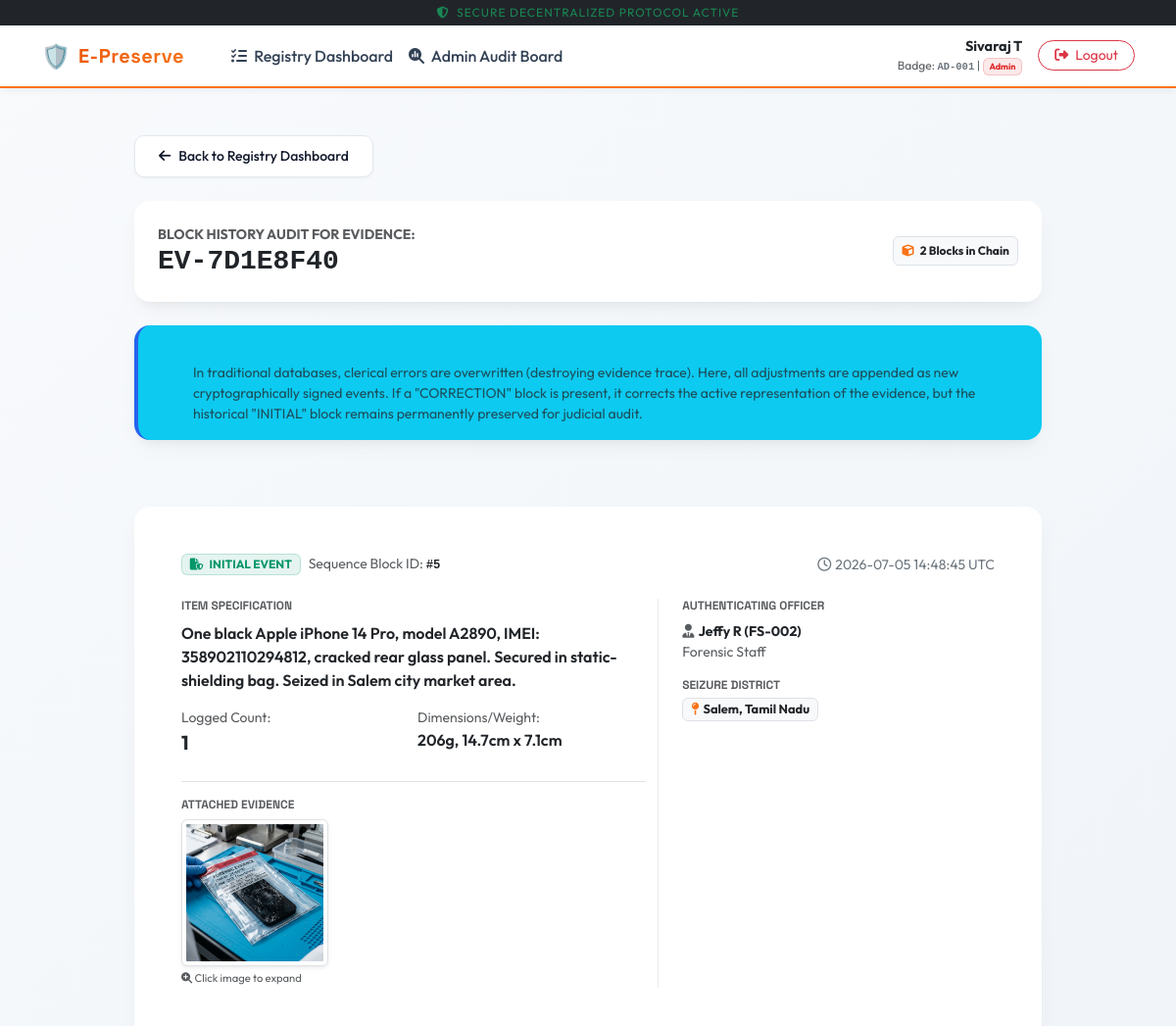
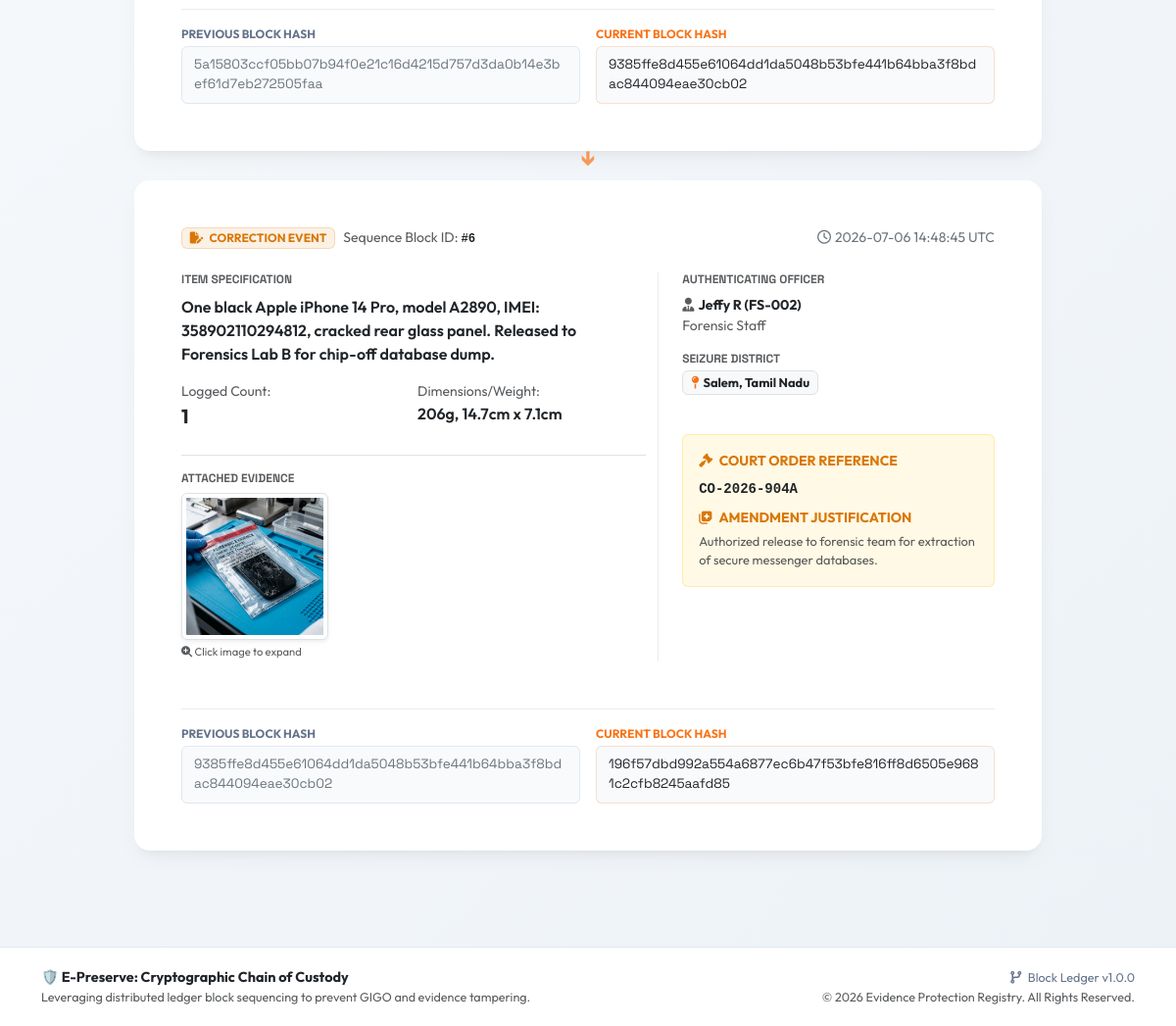
The app's page /evidence/history/EV-7D1E8F40 (signed in) with its own data (2 pictures, top to bottom).
### app.py (models this page shows, shortened)
class User(UserMixin, db.Model):
    id = db.Column(db.Integer, primary_key=True)
    username = db.Column(db.String(50), unique=True, nullable=False)
    password_hash = db.Column(db.String(255), nullable=False)
    role = db.Column(db.String(30), nullable=False)
    fullname = db.Column(db.String(100), nullable=False)
    badge_number = db.Column(db.String(30), nullable=False)

class EvidenceBlock(db.Model):
    id = db.Column(db.Integer, primary_key=True)
    evidence_id = db.Column(db.String(50), nullable=False)
    block_type = db.Column(db.String(30), nullable=False)   # INITIAL, CORRECTION
    item_description = db.Column(db.Text, nullable=False)
    count = db.Column(db.Integer, nullable=False)
    size = db.Column(db.String(50), nullable=False)
    district = db.Column(db.String(100), nullable=True)     # Tamil Nadu district
    timestamp = db.Column(db.DateTime, default=datetime.datetime.utcnow, nullable=False)
    officer_details = db.Column(db.String(150), nullable=False)
    court_order_number = db.Column(db.String(100), nullable=True)
    correction_notes = db.Column(db.Text, nullable=True)
    evidence_file = db.Column(db.String(255), nullable=True)
    evidence_file_type = db.Column(db.String(50), nullable=True)
    previous_hash = db.Column(db.String(64), nullable=False)
    hash = db.Column(db.String(64), nullable=False)

### app.py (the view)
@app.route('/evidence/history/<evidence_id>')
@login_required
def evidence_history(evidence_id):
    history = EvidenceBlock.query.filter_by(evidence_id=evidence_id).order_by(EvidenceBlock.id.asc()).all()
    if not history:
        flash('Evidence record not found.', 'danger')
        return redirect(url_for('dashboard'))
    return render_template('evidence_history.html', history=history, evidence_id=evidence_id)

### templates/evidence_history.html (shortened to what this page needs)
{% extends "base.html" %}
{% block content %}
<div class="row">
    <div class="col-md-10 mx-auto">
        <a href="{{ url_for('dashboard') }}" class="btn btn-sm btn-secondary-custom mb-4">
            <i class="fa-solid fa-arrow-left me-2"></i>Back to Registry Dashboard
        </a>
        <div class="card glass-panel border-0 p-4 mb-4 bg-white">
            <div class="row align-items-center">
                <div class="col-md-8">
                    <span class="text-muted d-block small uppercase fw-bold">BLOCK HISTORY AUDIT FOR EVIDENCE:</span>
                    <h2 class="h3 fw-bold text-dark mb-0 font-monospace">{{ evidence_id }}</h2>
                </div>
                <div class="col-md-4 text-md-end mt-3 mt-md-0">
                    <span class="badge bg-light border text-dark p-2">
                        <i class="fa-solid fa-cube me-1 text-primary" style="color: var(--primary-color) !important;"></i> {{ history|length }} Blocks in Chain
                    </span>
                </div>
            </div>
        </div>
        <div class="alert alert-info border-0 bg-info bg-opacity-5 text-dark glass-panel p-3 mb-5" style="border-left: 4px solid var(--info-color) !important; background: #ffffff;">
            <div class="d-flex">
                <i class="fa-solid fa-circle-info text-info fs-4 me-3 mt-1"></i>
                <div>
                    <h5 class="alert-heading text-info fw-bold mb-1" style="font-size: 0.95rem;">Append-Only Trail Architecture</h5>
                    <p class="mb-0 small text-muted">
                        In traditional databases, clerical errors are overwritten (destroying evidence trace). Here, all adjustments are appended as new cryptographically signed events. If a "CORRECTION" block is present, it corrects the active representation of the evidence, but the historical "INITIAL" block remains permanently preserved for judicial audit.
                    </p>
                </div>
            </div>
        </div>
        <div class="blockchain-timeline">
            {% for block in history %}
                <div class="blockchain-block">
                    <div class="card glass-panel border-0 block-card {% if block.block_type == 'INITIAL' %}initial{% elif block.block_type == 'CORRECTION' %}correction{% else %}system{% endif %} p-4 p-md-5 bg-white">
                        <div class="d-flex flex-wrap align-items-center justify-content-between g-2 mb-4">
                            <div class="d-flex align-items-center">
                                <span class="badge {% if block.block_type == 'INITIAL' %}badge-initial{% elif block.block_type == 'CORRECTION' %}badge-correction{% else %}badge-custody{% endif %} me-2">
                                    <i class="fa-solid {% if block.block_type == 'INITIAL' %}fa-file-shield{% elif block.block_type == 'CORRECTION' %}fa-file-pen{% else %}fa-box-archive{% endif %} me-1"></i>
                                    {{ block.block_type }} EVENT
                                </span>
                                <span class="text-muted small">Sequence Block ID: <code class="text-dark fw-bold">#{{ block.id }}</code></span>
                            </div>
                            <span class="text-secondary small">
                                <i class="fa-regular fa-clock me-1"></i>{{ block.timestamp.strftime('%Y-%m-%d %H:%M:%S UTC') }}
                            </span>
                        </div>
                        <div class="row g-4 mb-4">
                            <div class="col-md-7">
                                <h4 class="h6 text-muted mb-2 uppercase fw-bold" style="font-size: 0.75rem;">ITEM SPECIFICATION</h4>
                                <div class="text-dark fw-semibold mb-3" style="white-space: pre-line;">{{ block.item_description }}</div>
                                <div class="row g-2">
                                    <div class="col-6">
                                        <span class="text-muted d-block small">Logged Count:</span>
                                        <span class="text-dark fw-bold fs-5">{{ block.count }}</span>
                                    </div>
                                    <div class="col-6">
                                        <span class="text-muted d-block small">Dimensions/Weight:</span>
                                        <span class="text-dark fw-semibold">{{ block.size }}</span>
                                    </div>
                                </div>
                                {% if block.evidence_file %}
                                    <div class="mt-4 pt-3 border-top">
                                        <h4 class="h6 text-muted mb-2 uppercase fw-bold" style="font-size: 0.75rem;">ATTACHED EVIDENCE</h4>
                                        {% if block.evidence_file_type == 'image' %}
                                            <div class="d-inline-block">
                                                <img src="{{ url_for('static', filename='uploads/' + block.evidence_file) }}" class="img-thumbnail rounded shadow-sm" style="max-height: 150px; cursor: pointer; transition: transform 0.2s;" onclick="openImageModal(this.src)" alt="Evidence Attachment">
                                                <span class="d-block text-muted small mt-1" style="font-size: 0.7rem;"><i class="fa-solid fa-magnifying-glass-plus"></i> Click image to expand</span>
                                            </div>
                                        {% elif block.evidence_file_type == 'document' %}
                                            <a href="{{ url_for('static', filename='uploads/' + block.evidence_file) }}" class="btn btn-sm btn-outline-danger rounded px-3" target="_blank">
                                                <i class="fa-solid fa-file-pdf me-1"></i> Download Case Document
                                            </a>
                                        {% else %}
                                            <a href="{{ url_for('static', filename='uploads/' + block.evidence_file) }}" class="btn btn-sm btn-outline-secondary rounded px-3" target="_blank">
                                                <i class="fa-solid fa-paperclip me-1"></i> Download File Attachment
                                            </a>
                                        {% endif %}
                                    </div>
                                {% endif %}
                            </div>
                            <div class="col-md-5 border-start border-light-subtle ps-md-4">
                                <h4 class="h6 text-muted mb-2 uppercase fw-bold" style="font-size: 0.75rem;">AUTHENTICATING OFFICER</h4>
                                <span class="text-dark d-block small fw-bold"><i class="fa-solid fa-user-tie text-muted me-1"></i>{{ block.officer_details.split(' - ')[0] }}</span>
                                <span class="text-muted d-block small mb-3">{{ block.officer_details.split(' - ')[1] }}</span>
                                {% if block.district %}
                                    <h4 class="h6 text-muted mb-1 uppercase fw-bold mt-2" style="font-size: 0.75rem;">SEIZURE DISTRICT</h4>
                                    <span class="badge bg-light border text-dark mb-3" style="font-size:.8rem;">
                                        <i class="fa-solid fa-map-pin me-1" style="color:var(--primary-color);"></i>{{ block.district }}, Tamil Nadu
                                    </span>
                                {% endif %}
                                {% if block.block_type == 'CORRECTION' %}
                                    <div class="mt-4 p-3 rounded bg-warning bg-opacity-10 border border-warning border-opacity-25">
                                        <span class="text-warning fw-bold d-block small mb-1" style="color: var(--warning-color) !important;"><i class="fa-solid fa-gavel me-1"></i> COURT ORDER REFERENCE</span>
                                        <span class="text-dark small font-monospace fw-bold">{{ block.court_order_number }}</span>
                                        <span class="text-warning fw-bold d-block small mt-2 mb-1" style="color: var(--warning-color) !important;"><i class="fa-solid fa-notes-medical me-1"></i> AMENDMENT JUSTIFICATION</span>
                                        <p class="text-muted mb-0 small" style="font-size: 0.8rem;">{{ block.correction_notes }}</p>
                                    </div>
                                {% endif %}
                            </div>
                        </div>
                        <div class="border-top border-light-subtle pt-3 mt-4">
                            <div class="row g-3">
                                <div class="col-lg-6">
                                    <div class="hash-label">Previous Block Hash</div>
                                    <div class="hash-text text-secondary" style="background: #f8fafc;">{{ block.previous_hash }}</div>
                                </div>
                                <div class="col-lg-6">
                                    <div class="hash-label text-primary" style="color: var(--primary-color) !important;">Current Block Hash</div>
                                    <div class="hash-text text-dark" style="border-color: rgba(249, 115, 22, 0.2); background: #f8fafc;">{{ block.hash }}</div>
                                </div>
                            </div>
                        </div>
                    </div>
                </div>
            {% endfor %}
        </div>
    </div>
</div>
{% endblock %}

### templates/base.html (shortened to what this page needs)
<!DOCTYPE html>
<html lang="en">
<head>
    <link href="https://cdn.jsdelivr.net/npm/bootstrap@5.3.0/dist/css/bootstrap.min.css" rel="stylesheet">
    <link href="https://cdnjs.cloudflare.com/ajax/libs/font-awesome/6.4.0/css/all.min.css" rel="stylesheet">
    <link href="{{ url_for('static', filename='css/style.css') }}" rel="stylesheet">
</head>
<body>
    <div class="bg-dark text-center py-1 text-muted small" style="font-size: 0.75rem; letter-spacing: 1px;">
        <span class="text-success"><i class="fa-solid fa-shield-halved me-1"></i> SECURE DECENTRALIZED PROTOCOL ACTIVE</span>
    </div>
    <nav class="navbar navbar-expand-lg custom-nav sticky-top navbar-light">
        <div class="container">
            <a class="navbar-brand d-flex align-items-center" href="{{ url_for('index') }}">
                <span class="fs-4 me-2">🛡️</span>
                <span style="font-family: 'Space Grotesk', sans-serif; font-weight: 700; letter-spacing: 0.5px; background: linear-gradient(135deg, #ea580c 0%, #f97316 100%); -webkit-background-clip: text; -webkit-text-fill-color: transparent;">
                    E-Preserve
                </span>
            </a>
            <div class="collapse navbar-collapse" id="navbarNav">
                <ul class="navbar-nav me-auto mb-2 mb-lg-0 ms-lg-4">
                    {% if current_user.is_authenticated %}
                        <li class="nav-item">
                            <a class="nav-link {% if request.path == url_for('dashboard') %}active{% endif %}" href="{{ url_for('dashboard') }}">
                                <i class="fa-solid fa-list-check me-1"></i> Registry Dashboard
                            </a>
                        </li>
                        {% if current_user.role == 'Admin' %}
                            <li class="nav-item">
                                <a class="nav-link {% if request.path == url_for('admin_audit') %}active{% endif %}" href="{{ url_for('admin_audit') }}">
                                    <i class="fa-solid fa-magnifying-glass-chart me-1"></i> Admin Audit Board
                                </a>
                            </li>
                        {% endif %}
                    {% endif %}
                </ul>
                <div class="d-flex align-items-center">
                    {% if current_user.is_authenticated %}
                        <div class="me-3 d-none d-md-flex flex-column align-items-end">
                            <span class="text-dark fw-bold" style="font-size: 0.9rem;">
                                {{ current_user.fullname }}
                            </span>
                            <span class="text-muted" style="font-size: 0.75rem;">
                                Badge: <code class="text-secondary fw-bold">{{ current_user.badge_number }}</code> |
                                <span class="badge {% if current_user.role == 'Admin' %}badge-admin{% elif current_user.role == 'Forensic Staff' %}badge-correction{% elif current_user.role == 'Evidence Room Officer' %}badge-custody{% else %}badge-initial{% endif %}">
                                    {{ current_user.role }}
                                </span>
                            </span>
                        </div>
                        <a href="{{ url_for('logout') }}" class="btn btn-outline-danger btn-sm rounded-pill px-3">
                            <i class="fa-solid fa-right-from-bracket me-1"></i> Logout
                        </a>
                    {% else %}
                        <span class="text-muted small"><i class="fa-solid fa-lock me-1"></i> Public Access Session</span>
                    {% endif %}
                </div>
            </div>
        </div>
    </nav>
    <div class="container my-5">
        {% block content %}{% endblock %}
    </div>
    <footer class="text-center text-md-start">
        <div class="container">
            <div class="row align-items-center">
                <div class="col-md-6 text-center text-md-start">
                    <span class="fw-bold text-dark">🛡️ E-Preserve: Cryptographic Chain of Custody</span>
                    <p class="mb-0 small text-muted">Leveraging distributed ledger block sequencing to prevent GIGO and evidence tampering.</p>
                </div>
                <div class="col-md-6 text-center text-md-end mt-3 mt-md-0">
                    <span class="small"><i class="fa-solid fa-code-branch me-1"></i> Block Ledger v1.0.0</span>
                    <p class="mb-0 small text-muted">&copy; 2026 Evidence Protection Registry. All Rights Reserved.</p>
                </div>
            </div>
        </div>
    </footer>
</body>
</html>

### records on screen
User: fullname "Sivaraj T", badge_number "AD-001", role "Admin"
EvidenceBlock: block_type "INITIAL", id "5", timestamp "2026-07-05 14:48:45 UTC", item_description "One black Apple iPhone 14 Pro, model A2890, IMEI: 358902110294812, cracked rear glass panel. Secured in static-shielding bag. Seized in Salem city market area.", count "1", size "206g, 14.7cm x 7.1cm", evidence_file (picture), officer_details "Jeffy R (FS-002)", officer_details "Forensic Staff", district "Salem", previous_hash "5a15803ccf05bb07b94f0e21c16d4215d757d3da0b14e3bef61d7eb272505faa", hash "9385ffe8d455e61064dd1da5048b53bfe441b64bba3f8bdac844094eae30cb02"
EvidenceBlock: block_type "CORRECTION", id "6", timestamp "2026-07-06 14:48:45 UTC", item_description "One black Apple iPhone 14 Pro, model A2890, IMEI: 358902110294812, cracked rear glass panel. Released to Forensics Lab B for chip-off database dump.", count "1", size "206g, 14.7cm x 7.1cm", evidence_file (picture), officer_details "Jeffy R (FS-002)", officer_details "Forensic Staff", district "Salem", court_order_number "CO-2026-904A", correction_notes "Authorized release to forensic team for extraction of secure messenger databases.", previous_hash "9385ffe8d455e61064dd1da5048b53bfe441b64bba3f8bdac844094eae30cb02", hash "196f57dbd992a554a6877ec6b47f53bfe816ff8d6505e9681c2cfb8245aafd85"

### other values on screen
{{ evidence_id }} "EV-7D1E8F40"
{{ history|length }} "2"
